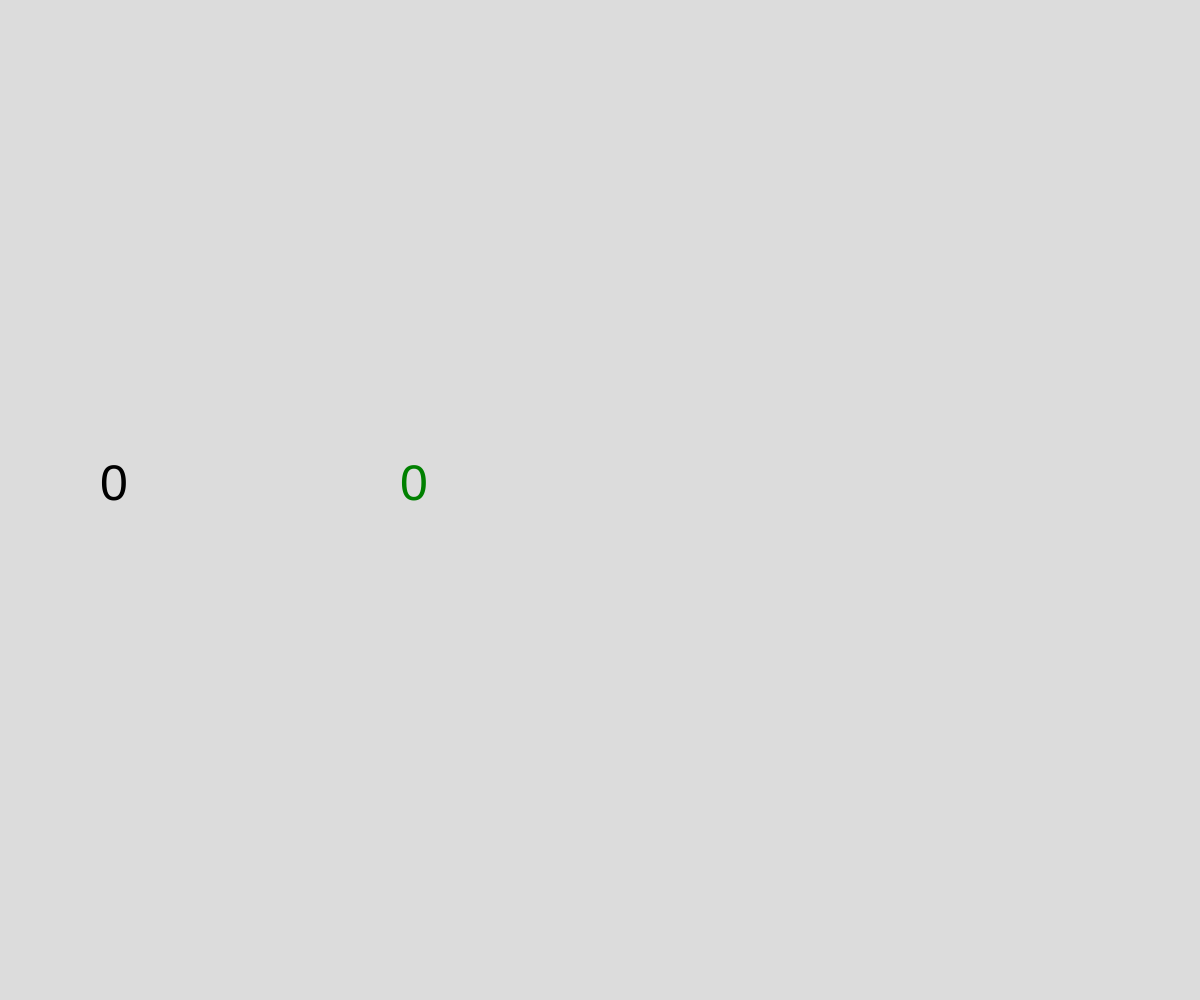
Frame 1 (no input)
Frame 60 (no input): identical to frame 1, image omitted
Frame 120 (the mouse pressed at the canvas centre since frame 60): blank canvas, image omitted

The p5.js sketch that drew this single still picture (run headless with seeded random() and noise() and a simulated clock; from frame 60 on, the mouse is pressed at the canvas centre):

// p5.js sketch
// ── sketch.js
// Local Storage Demo

let numberOfClicks = 0;
let highestClicks = 0;

function setup() {
  createCanvas(windowWidth, windowHeight);
  if (getItem("highest")) {
    highestClicks = getItem("highest");
  }
}

function draw() {
  background(220);
  displayClicks();
  displayHighest();
}

function displayClicks() {
  fill("black");
  textSize(50);
  text(numberOfClicks, 100, height/2);
}

function displayHighest() {
  fill("green");
  textSize(50);
  text(highestClicks, 400, height/2);
}

function mousePressed() {
  numberOfClicks++;
  if (numberOfClicks > highestClicks) {
    highestClicks = numberOfClicks;
    storeItem("highest", highestClicks);
  }
}
